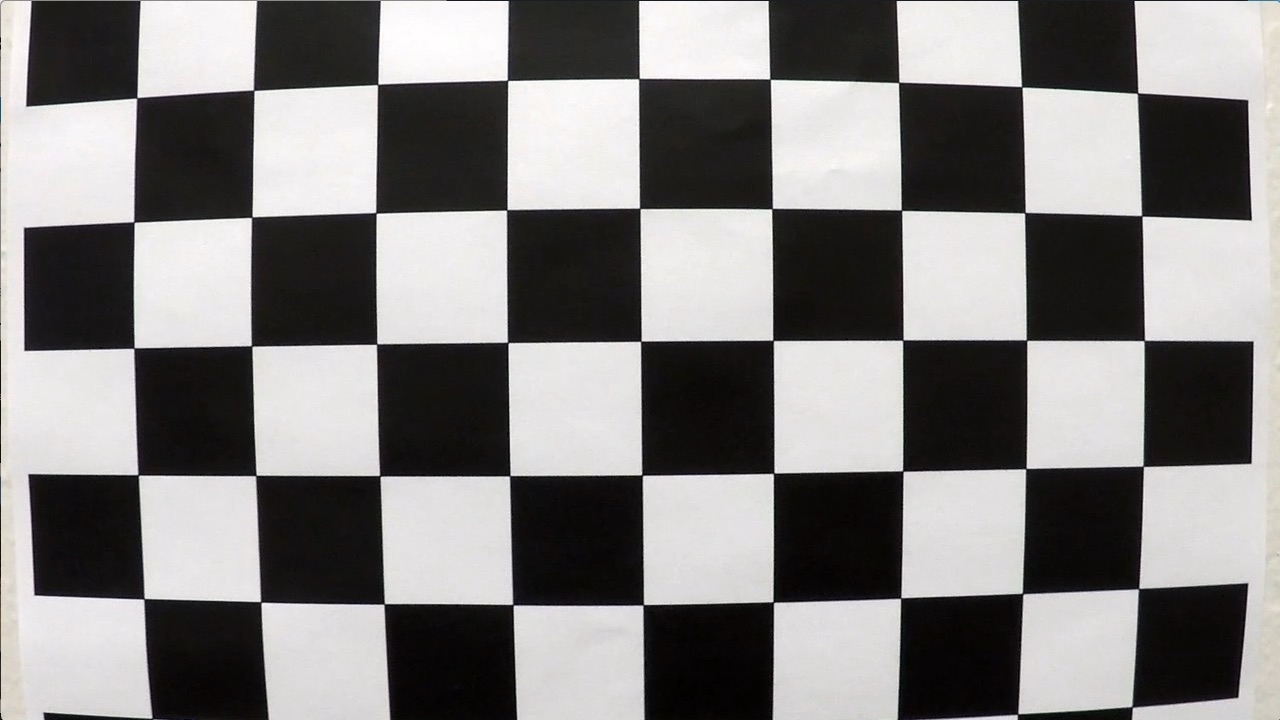
#> input picture camera_cal/calibration1.jpg, 1280 x 720 px
$ python -i LaneFinding.py   (imports and definitions only)   (older library calls are emulated)
#> lines starting #> are read from the running program, lines starting #| are printed output that depends on the picture; after the words box and inside, x2 and y2 are one past the last pixel; in counts of white or black regions, pixels touching at a corner belong together
import glob
import pickle

import cv2
import matplotlib.image as mpimg
import numpy as np
from moviepy.editor import VideoFileClip

"""
Function to calibrate the camera feed.
Attempts to read saved calibration coefficients,
and if no coefficients have been saved previously then new ones are created and saved.
"""
def get_camera_calibration_coefficients():
	try:
		cal_coeffs = pickle.load(open('calibration_coefficients.p','rb'))
#> (reads calibration_coefficients.p from the repository)
#> further down, picture is the input picture: shape (720, 1280, 3); mean B, G, R 127.8, 128.4, 130.1
		print('Camera calibration coefficients loaded successfully.')
		return cal_coeffs[0], cal_coeffs[1], cal_coeffs[2]
	except (OSError,IOError):
		print('Calibrating camera feed...', end='')
		image_files = glob.glob('camera_cal/calibration*.jpg')
		nx = 9
		ny = 6
		# Create a mesh grid with dimensions (nx, ny)
		objp = np.zeros((nx*ny,3),np.float32)
		objp[:,:2] = np.mgrid[0:nx, 0:ny].T.reshape(-1,2)

		imgpoints = []
		objpoints = []

		image = mpimg.imread(image_files[0])
		gray = cv2.cvtColor(image, cv2.COLOR_BGR2GRAY)
		# For each distorted image, locate the chessboard corners
		for image_file in image_files:
			image = cv2.imread(image_file)
			gray = cv2.cvtColor(image, cv2.COLOR_BGR2GRAY)
			ret, corners = cv2.findChessboardCorners(gray, (nx,ny), None)
			if ret:
				imgpoints.append(corners)
				objpoints.append(objp)

		ret, mtx, dist, rvecs, tvecs = cv2.calibrateCamera(objpoints, imgpoints, gray.shape[::-1], None, None)

		src = np.float32([[275,660],[540,484],[740,484],[1010,660]])
		dst = np.float32([[275, 660],[275,275],[1010,275],[1010,660]])
		M = cv2.getPerspectiveTransform(src, dst)

		print('Done')
		cal_coeffs = [mtx, dist, M]
		pickle.dump(cal_coeffs, open('calibration_coefficients.p','wb'))
		print('Camera calibration coefficients saved')
		return mtx, dist, M

"""
Returns the undistorted image.
"""
def return_undist_image(image,mtx,dist):
	undist = cv2.undistort(image, mtx, dist, None, mtx)
	return undist

"""
Returns the warped image, which is now in a top-view perspective.
"""
def return_warped_image(image,M):
	img_size = (image.shape[1], image.shape[0])
	warped = cv2.warpPerspective(image, M, img_size)
	return warped

"""
Returns the thresholded image using Sobelx, hue, and value thresholding. Output is a binary image.
"""
def return_thresholded_image(image, v_thresh=(0,255), h_thresh=(0, 255), sx_thresh=(30, 100)):
#> called with v_thresh = (220, 250), h_thresh = (30, 90), sx_thresh = (30, 100)
	ksize = 9
	hls = cv2.cvtColor(image, cv2.COLOR_RGB2HLS).astype(np.float)
	hsv = cv2.cvtColor(image, cv2.COLOR_RGB2HSV).astype(np.float)
	v_channel = hsv[:,:,2]
	h_channel = hls[:,:,0]
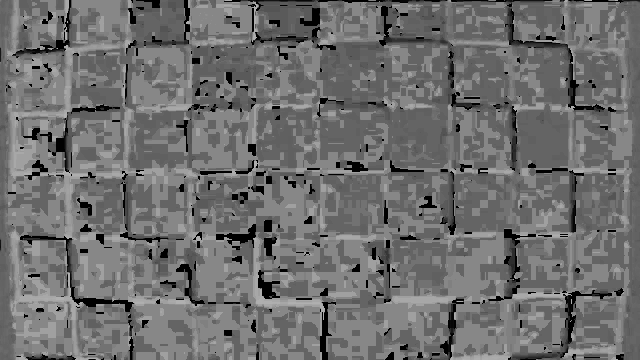
#> h_channel: shape (720, 1280) float64 (shown at 1/2 size); min 0, max 176, mean 110.7
	l_channel = hls[:,:,1]
	s_channel = hls[:,:,2]

	# Sobel x
	sobelx = cv2.Sobel(s_channel, cv2.CV_64F, 1, 0, ksize=ksize) # Take the derivative in x
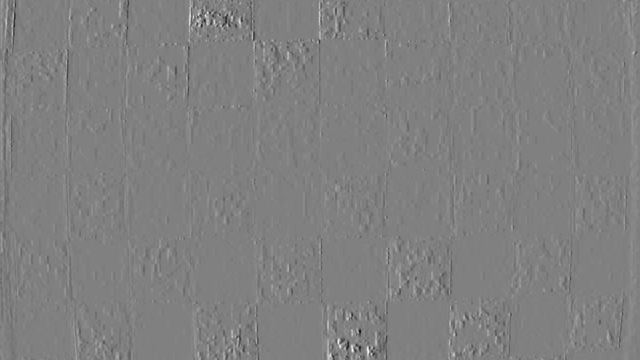
#> sobelx: shape (720, 1280) float64 (shown at 1/2 size); min -1539224, max 1520074, mean 104.1; drawn with min black and max white
	abs_sobelx = np.absolute(sobelx)
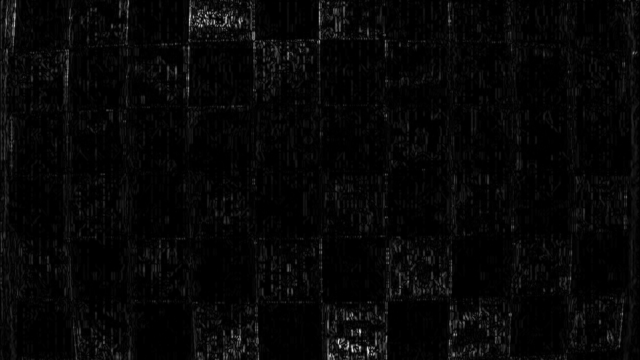
#> abs_sobelx: shape (720, 1280) float64 (shown at 1/2 size); min 0, max 1539224, mean 41586.5; drawn with min black and max white
	scaled_sobel = np.uint8(255*abs_sobelx/np.max(abs_sobelx))

	# Threshold x gradient
	sxbinary = np.zeros_like(scaled_sobel)
	sxbinary[(scaled_sobel >= sx_thresh[0]) & (scaled_sobel <= sx_thresh[1])] = 1
	# plt.imshow(sxbinary,cmap='gray')
	# plt.show()

	# Threshold v channel
	v_channel = hsv[:,:,2]

	v_binary = np.zeros_like(v_channel)
	v_binary[(v_channel >= v_thresh[0]) & (v_channel <= v_thresh[1])] = 1

	# Threshold h channel
	h_binary = np.zeros_like(h_channel)
	h_binary[(h_channel >= h_thresh[0]) &(h_channel <= h_thresh[1])] = 1
	# plt.imshow(h_binary,cmap='gray')
	# plt.show()


	gray_binary = np.zeros_like(v_binary, dtype=np.uint8)
	gray_binary[(v_binary==1) | (sxbinary==1) | (h_binary==1)] = 1
	# plt.imshow(gray_binary,cmap='gray')
	# plt.show()

	return gray_binary

# [4 lines left out: function window_mask, not called in this run]

"""
Returns the polynomial fit for the left and right lanes.
"""
def return_polyfit(warped, window_width, window_height, last_leftx, last_rightx, margin, should_use_last_points):
	window_centroids = [] # Store the (left,right) window centroid positions per level
	window = np.ones(window_width) # Create our window template that we will use for convolutions

	nonzero = warped.nonzero()
	nonzeroy = np.array(nonzero[0])
	nonzerox = np.array(nonzero[1])

	# First find the two starting positions for the left and right lane by using np.sum to get the vertical image slice
	# and then np.convolve the vertical image slice with the window template
	# If we have l_center and r_center values from previous frame, use these as our initial reference. Otherwise, use a window search.
	if should_use_last_points:
		l_center = last_leftx
		r_center = last_rightx
	else:
		# Reset bad frames counter and do a sliding window search
		l_sum = np.sum(warped[int(3*warped.shape[0]/4):, :400], axis=0)
		l_center = np.argmax(np.convolve(window,l_sum))-window_width/2
		r_sum = np.sum(warped[int(3*warped.shape[0]/4):, 850:], axis=0)
		# [4 lines of commented-out code are left out]
		r_center = np.argmax(np.convolve(window,r_sum))-window_width/2+850

	# Add what we found for the first layer
	window_centroids.append((l_center,r_center))

	# Go through each layer looking for max pixel locations
	left_lane_inds = []
	right_lane_inds = []

	delta_l_center = 0
	old_l_center = l_center

	delta_r_center = 0
	old_r_center = r_center


	for level in range(1,(int)(warped.shape[0]/window_height)):
		win_y_low = warped.shape[0] - (level+1)*window_height
		win_y_high = warped.shape[0] - level*window_height
		win_xleft_low = l_center - margin
		win_xleft_high = l_center + margin
		win_xright_low = r_center - margin
		win_xright_high = r_center + margin
		# convolve the window into the vertical slice of the image
		image_layer = np.sum(warped[int(warped.shape[0]-(level+1)*window_height):int(warped.shape[0]-level*window_height),:], axis=0)
		conv_signal = np.convolve(window, image_layer)
		# Find the best left centroid by using past left center as a reference
		# Use window_width/2 as offset because convolution signal reference is at right side of window, not center of window
		offset = window_width/2
		l_min_index = int(max(l_center+offset-margin,0))
		l_max_index = int(min(l_center+offset+margin,warped.shape[1]))

		# If convolution equals zero, use linear approxiation of the next center point
		if np.sum(conv_signal[l_min_index:l_max_index]) != 0:
			l_center = np.argmax(conv_signal[l_min_index:l_max_index])+l_min_index - offset
			delta_l_center = l_center - old_l_center
		else:
			l_center += delta_l_center
		# Find the best right centroid by using past right center as a reference
		r_min_index = int(max(r_center+offset-margin,0))
		r_max_index = int(min(r_center+offset+margin,warped.shape[1]))
		if np.sum(conv_signal[r_min_index:r_max_index]) != 0:
			r_center = np.argmax(conv_signal[r_min_index:r_max_index])+r_min_index - offset
			delta_r_center = r_center - old_r_center
		else:
			r_center += delta_r_center
		# Add what we found for that layer

		window_centroids.append((l_center,r_center))
		old_l_center = l_center
		old_r_center = r_center


		# Identify the nonzero pixels in x and y within the window
		good_left_inds = ((nonzeroy >= win_y_low) & (nonzeroy < win_y_high) & \
		(nonzerox >= win_xleft_low) &  (nonzerox < win_xleft_high)).nonzero()[0]
		good_right_inds = ((nonzeroy >= win_y_low) & (nonzeroy < win_y_high) & \
		(nonzerox >= win_xright_low) &  (nonzerox < win_xright_high)).nonzero()[0]
		# Append these indices to the lists
		left_lane_inds.append(good_left_inds)
		right_lane_inds.append(good_right_inds)


	# Concatenate the arrays of indices
	left_lane_inds = np.concatenate(left_lane_inds)
	right_lane_inds = np.concatenate(right_lane_inds)

	# Extract left and right line pixel positions
	leftx = nonzerox[left_lane_inds]
	lefty = nonzeroy[left_lane_inds]
	rightx = nonzerox[right_lane_inds]
	righty = nonzeroy[right_lane_inds]


	# Fit a second order polynomial to each
	#	If there are no pixels detected, return None for each fit
	if ((leftx.size == 0) | (lefty.size == 0) | (rightx.size == 0) | (righty.size == 0)):
		left_fit = None
		right_fit = None
	else:
		left_fit = np.polyfit(lefty, leftx, 2)
		right_fit = np.polyfit(righty, rightx, 2)

	return window_centroids, left_fit, right_fit

"""
Function to process the image. Pipeline for incoming image:
	1) Threshold the raw image
	2) Undistort and warp the image to top-view perspective
	3) Call the return_polyfit function to get the best polynomial fit for left and right lanes
	4) Check polynomial fits for usability
	5) Find the radii of curvature and offset of vehicle from the center of the lane
	6) If fits are usable, do a sanity check on the separation between the left and right lanes.
	7) If data is good, add to averaging array. Averaging array contains n_samples with first-in-first-out structure
	8) If fits are not usable, continue using the previous average values
	9) Apply a mask of the lane identification over the original video feed
"""
def process_image(image):
	global mtx
	global dist
	global M
	global last_leftx
	global last_rightx
	global should_use_last_points
	global coefficient_avgs
	global num_of_successive_bad_frames

	# Define conversions in x and y from pixels space to meters
	ym_per_pix = 30/720 # meters per pixel in y dimension
	xm_per_pix = 3.7/700 # meters per pixel in x dimension

	# Threshold, undistort, and warp the image
	thresholded_image = return_thresholded_image(image, v_thresh=(220,250), h_thresh=(30,90), sx_thresh=(30,100))
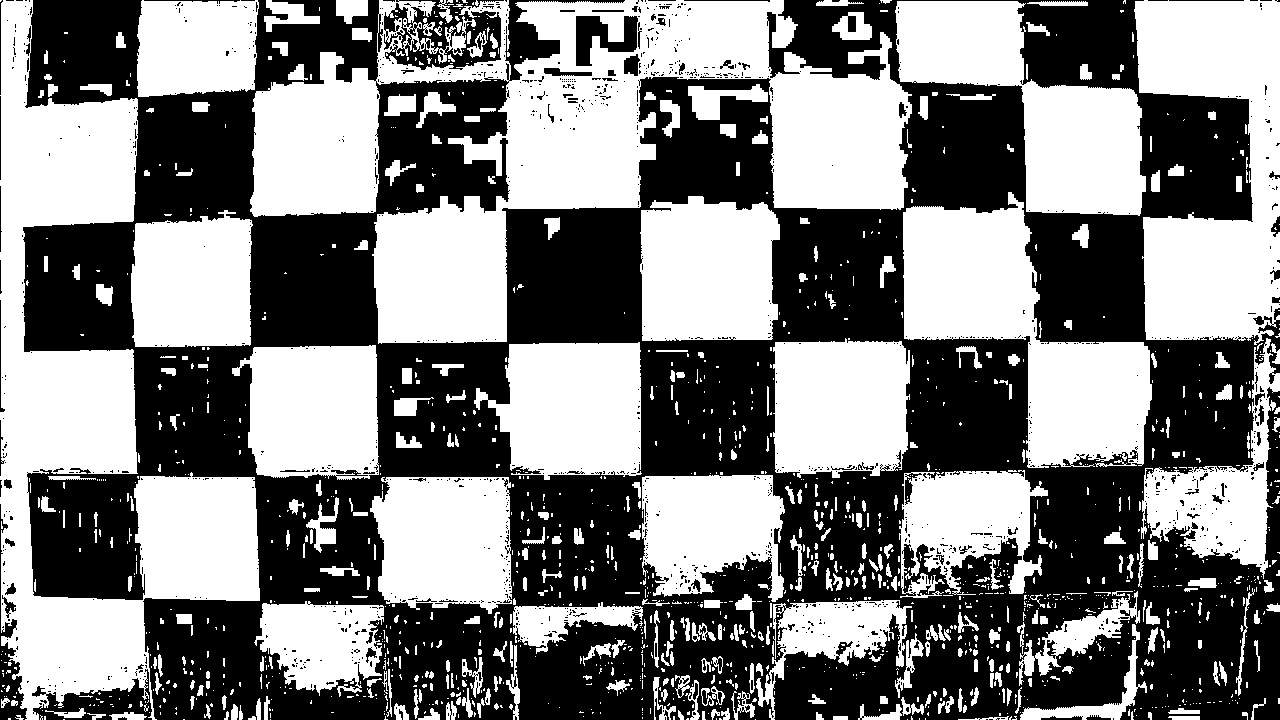
#> thresholded_image: shape (720, 1280); values 0 (black) and 1 (white), 50% white; 1291 black regions (1197 under 20 px), largest, box (x1, y1, x2, y2) and area: (23, 0, 1280, 720) 441936, (384, 0, 504, 70) 4379, (32, 669, 152, 720) 2574
	undist = return_undist_image(thresholded_image, mtx, dist)
	warped = return_warped_image(undist, M)
#> (the rest of the program and of its run is left out)
